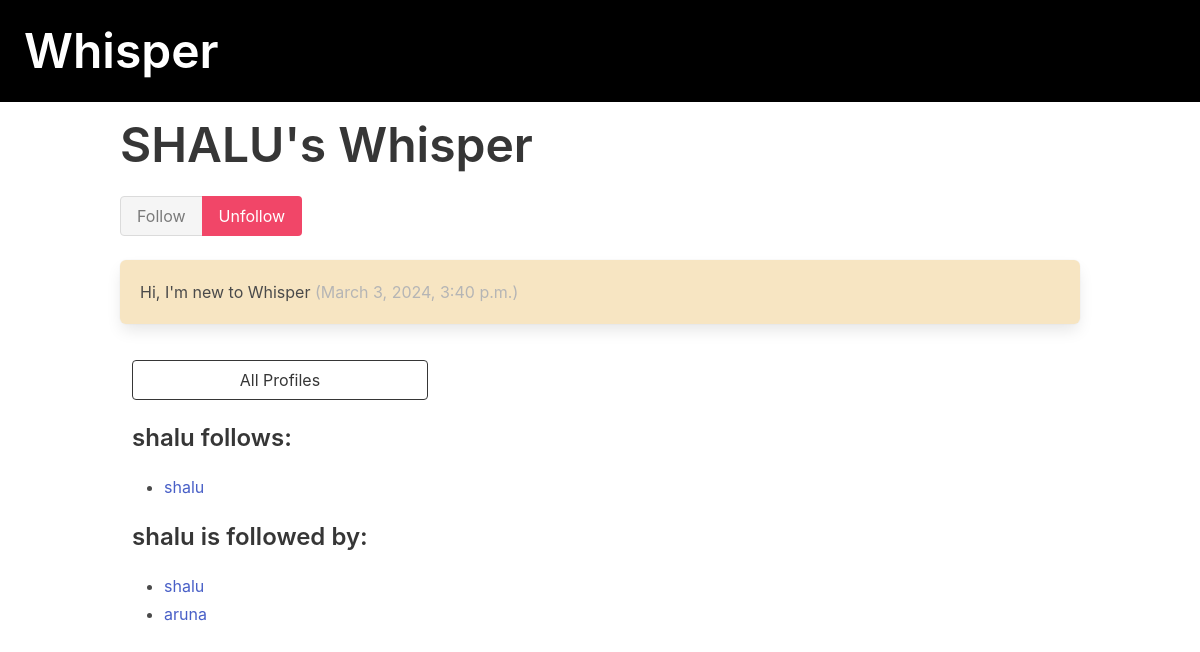
The app's page /profile/4 (signed in) with its own data.
### whisper/models.py (models this page shows, shortened)
class Profile(models.Model):
    user= models.OneToOneField(User,on_delete=models.CASCADE)
    follows=models.ManyToManyField(
        "self",
        related_name="followed_by",
        symmetrical=False,
        blank=True
    )
    def __str__(self):
        return self.user.username

class Whisper(models.Model):
    user = models.ForeignKey(
        User, related_name="whisper", on_delete=models.DO_NOTHING
    )
    body = models.CharField(max_length=140)
    created_at = models.DateTimeField(auto_now_add=True)

### whisper/views.py (the view, shortened to what this page needs)
# urls.py: path("profile/<int:pk>",profile,name="profile"),
def profile(request,pk):
    if not hasattr(request.user, 'profile'):
        missing_profile = Profile(user=request.user)
        missing_profile.save()
    profile=Profile.objects.get(pk=pk)
    return render(request,"whisper/profile.html",{"profile":profile})

### whisper/templates/whisper/profile.html (shortened to what this page needs)
{% extends 'base.html' %}
{% block content %}
<div class="column">
    <div class="block">
    <h1 class="title is-1">
        {{profile.user.username|upper}}'s Whisper
    </h1>
    <form method="post">
        <div class="buttons has-addons">
        {% if profile in user.profile.follows.all %}
            <button class="button is-success is-static">Follow</button>
            <button class="button is-danger" name="follow" value="unfollow">
                Unfollow
            </button>
        {% else %}
            <button class="button is-success" name="follow" value="follow">
                Follow
            </button>
            <button class="button is-danger is-static">Unfollow</button>
        {% endif %}
        </div>
    </form>
</div>
<div class="content">
    {% for whisper in profile.user.whisper.all %}
        <div class="box" style="background-color: rgb(247, 229, 194);">
            {{ whisper.body }}
            <span class="is-small has-text-grey-light">
                ({{ whisper.created_at }})
            </span>
        </div>
    {% endfor %}
</div>
<div class="column is-one-third">
    <div class="block">
        <a href="{% url 'whisper:profile_list' %}">
            <button class="button is-dark is-outlined is-fullwidth">
                All Profiles
            </button>
        </a>
    </div>
    <div class="block">
        <h3 class="title is-4">
            {{profile.user.username}} follows:
        </h3>
        <div class="content">
            <ul>
            {% for following in profile.follows.all %}
                <li>
                    <a href="{% url 'whisper:profile' following.id %}">
                        {{ following }}
                    </a>
                </li>
            {% endfor %}
            </ul>
        </div>
    </div>
    <div class="block">
        <h3 class="title is-4">
            {{profile.user.username}} is followed by:
        </h3>
        <div class="content">
            <ul>
            {% for follower in profile.followed_by.all %}
                <li>
                    <a href="{% url 'whisper:profile' follower.id %}">
                        {{ follower }}
                    </a>
                </li>
            {% endfor %}
            </ul>
        </div>
    </div>
</div>
{% endblock content %}

### whisper/templates/base.html (style rules this page uses)
body { background-image: url(''); background-repeat: no-repeat; background-attachment: fixed; background-size: cover; }

### records on screen
Profile: user.username "SHALU", user.username "shalu"
Whisper: body "Hi, I'm new to Whisper", created_at "March 3, 2024, 3:40 p.m."
Profile: user.username "aruna"
